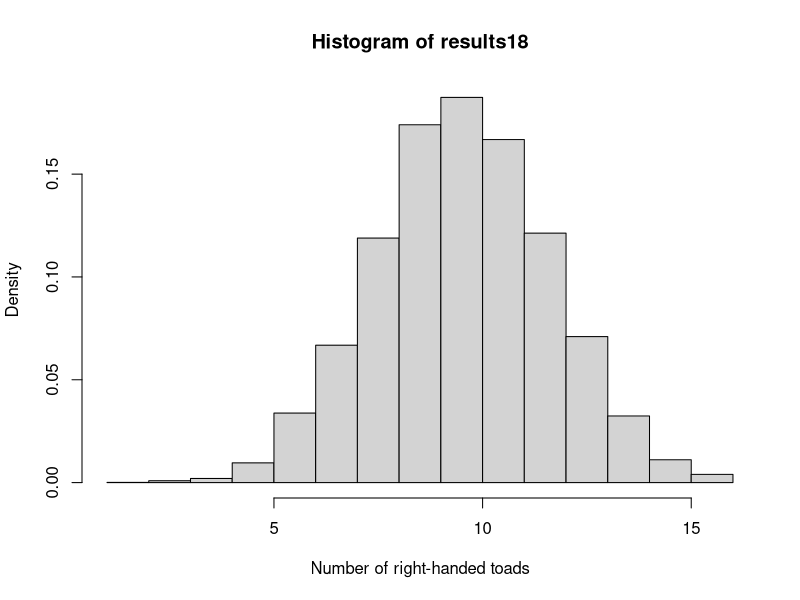
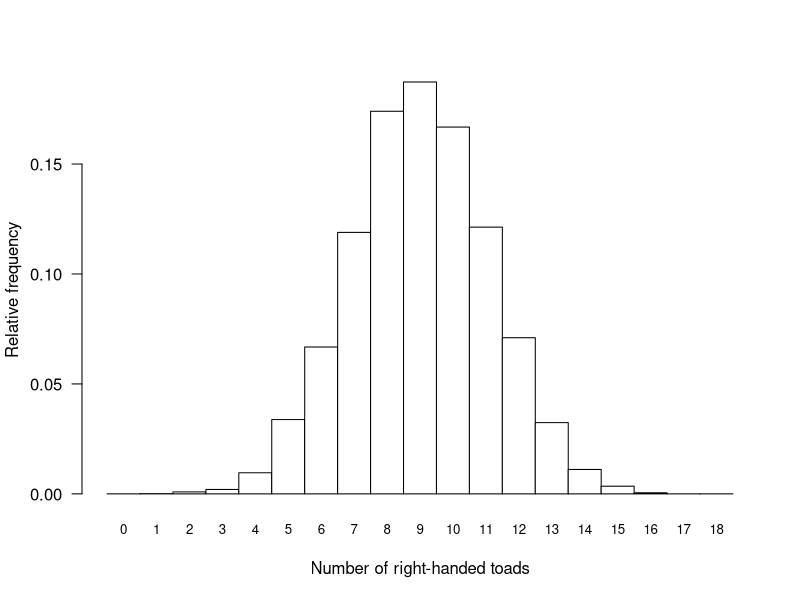
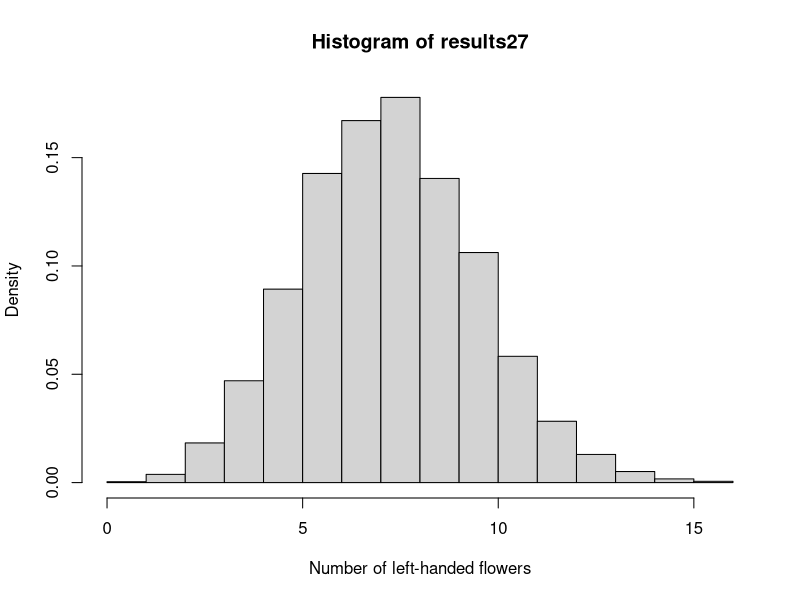
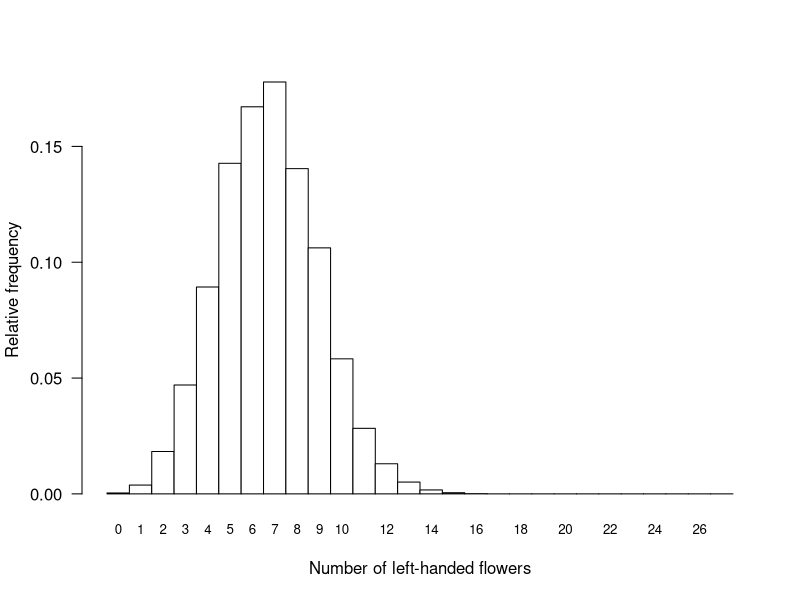

Here is the R script that generated these plots, in order:
# Mary Killilea 
# Probability and Hypothesis Testing
# Sept 2015

# please add notes and comments during recitation########
# don't forget to set your working directory


##################################################
#Probability


###For the purpose of this course you will be doing most of your probability
###work by hand, but here are a few functions to play with.
###There is also a Chapter on Probability in the book:
###Introduction to Probability and Statistics Using R (availble on NYU Classes)

#Simulating Data

#Code to similate flipping a coin 10 times assuming an equal probability of H or T
sample(c("H","T"), 10, replace=T)

#sample fucntion take random sample from data, specifiy number of samples.
#ex 10 coin flips. replace=T because independent events. defaults to replace=T

#If probability of 2 events is not even (10% and 90%)
sample(c("success","failure"), 10, replace=T, prob=c(.9,.1))
#weighted coin. success or heads, 90% of time.

#Calculating probabilities
#Calculating the probability of rolling a 4 on a six sided die
1/6

#The probability or rolling 3 on the first and second roll (multiplication rule)
1/6^2
1/36


# Example 6.2. The right hand of toad
# Obtain the null distribution for the test statistic 
# (the number of right-handed toads out of 18).
# Take a very large number of samples of 18 toads from a theoretical 
# population in which left- and right- handed individuals occur with 
# equal probability (as stipulated by the null hypothesis). 
# For each sample, the number of right-handed toads is calculated and 
# saved in a vector named results18 (the samples themselves are not saved). 
# The results vector is initialized before the loop. The term results18[i] 
# refers to the ith element of results18, where i is a counter. 
# This many iterations might take a few minutes to run on your computer. 

results18 <- vector()
for(i in 1:10000){
  tempSample <- sample(c("L", "R"), size = 18, prob = c(0.5, 0.5), replace = TRUE)
  results18[i] <- sum(tempSample == "R")
}
#test statistic for sample size 18. UNDERSTAND LOOPS. for i new variable, 1 to 10000
#1:10000 vector 10000 long. i as index element last line. empty vector???
results18

# Save results18 also as a factor with 19 levels, representing each 
# possible integer outcome between 0 and 18. 
# This step is for tables and graphs only -- it makes sure that all 19 categories are included 
# in tables and graphs, even categories with no occurrences.

factor18 <- factor(results18, levels = 0:18)
factor18
#factor18 with 19 levels. results 18 discrete numerical values convert into factor.
#R table command wants a factor. assign variables factors or numerical so R knows what to do.
# Tabulate the relative frequency distribution of outcomes in the random sampling process (Table 6.2-1). This is the null distribution.
#Your results will be similar but not identical to the numbers in Table 6.2-1 because 10,000 times is not large enough for extreme accuracy.
#The table command calculates the frequencies, and dividing by the length of results18 (i.e., the number of elements in the vector, equal to the number of iterations in the loop) yields the proportions (relative frequencies). 

nullTable <- table(factor18, dnn = "nRightToads")/length(factor18)
data.frame(nullTable)

# Draw a histogram of the null distribution: the number of right-handed toads out of 18.
#Setting freq = FALSE causes hist to graph density of observations rather than frequency. In this case, height of bars indicates relative frequency if bars are one unit wide (as in the present case).  

hist(results18, right = FALSE, freq = FALSE,
     xlab = "Number of right-handed toads")

#centered at 9. simulating the null.
# Commands for a fancier histogram are shown here.

# We can make a histogram using "barplot" with the height of the bars
# as proportions, as given in "nullTable"
barplot(height = nullTable, space = 0, las = 1, cex.names = 0.8, col = "white",
        xlab = "Number of right-handed toads", ylab = "Relative frequency")

# Calculate the fraction of samples in the null distribution having 14 or more right-handed toads. 
#This won't be exact because 10,000 times is not large enough for extreme accuracy.

frac14orMore <- sum(results18 >= 14)/length(results18)
frac14orMore

# Calculate the approximate P-value. This won't be exact because 10,000 times is not large enough for extreme accuracy.

2 * frac14orMore
#p value objective measure. 0.05 traditional but weak.
# ------------------------------------------------------------

# Example 6.4. The genetics of mirror-image flowers
# Determine the null distribution for the test statistic, the number of left-handed flowers out of 27.
# Obtain a very large number of samples of 27 individuals from a theoretical population in which L and R occur in the ratio 1:3, as specified by the null hypothesis.
#For each sample, the number of "L" is counted and saved in a vector named results27 (the samples themselves are not saved).

results27 <- vector(mode = "numeric")
for(i in 1:10000){
  tempSample <- sample(c("L", "R"), size = 27, prob = c(0.25, 0.75), 
                       replace = TRUE)
  results27[i] <- sum(tempSample == "L")
}

# Save the results also as a factor. This is to ensure that all categories between 0 and 27 are included in tables and graphs, even those that did not occur in the sampling process.

results27fac <- factor(results27, levels = 0:27)

# Tabulate the relative frequency distribution of outcomes. To get relative frequencies, use table to get frequencies and then divide by the total number of replicates. 
#Your results will be similar but not identical to the numbers in Table 6.2-1 because 10,000 iterations is not large enough for extreme accuracy. 

nullTable <- table(results27fac, dnn = "nRightFlowers")/length(results27fac)
data.frame(nullTable)

# Draw a histogram of the null distribution for the the number of left-handed flowers out of 27. Setting freq = FALSE causes hist to graph density of observations rather than frequency. 
#In this case, height of bars indicates relative frequency if bars are one unit wide (as in the present case).

hist(results27, right = FALSE, freq = FALSE,
     xlab = "Number of left-handed flowers")

# Commands for a fancier histogram are included here.

barplot(height = nullTable, space = 0, las = 1, cex.names = 0.8, col = "white",
        xlab = "Number of left-handed flowers", ylab = "Relative frequency")

# Calculate the fraction of results in the null distribution having 6 or fewer left-handed flowers.

frac6orLess <- sum(results27 <= 6)/length(results27)
frac6orLess

# Calculate the P-value. This won't be exact because 10,000 times is not large enough for extreme accuracy

2 * frac6orLess

#pvalue doesnt reach statistical signifcant. null value could just not be true or may
#have too small a sample size.
